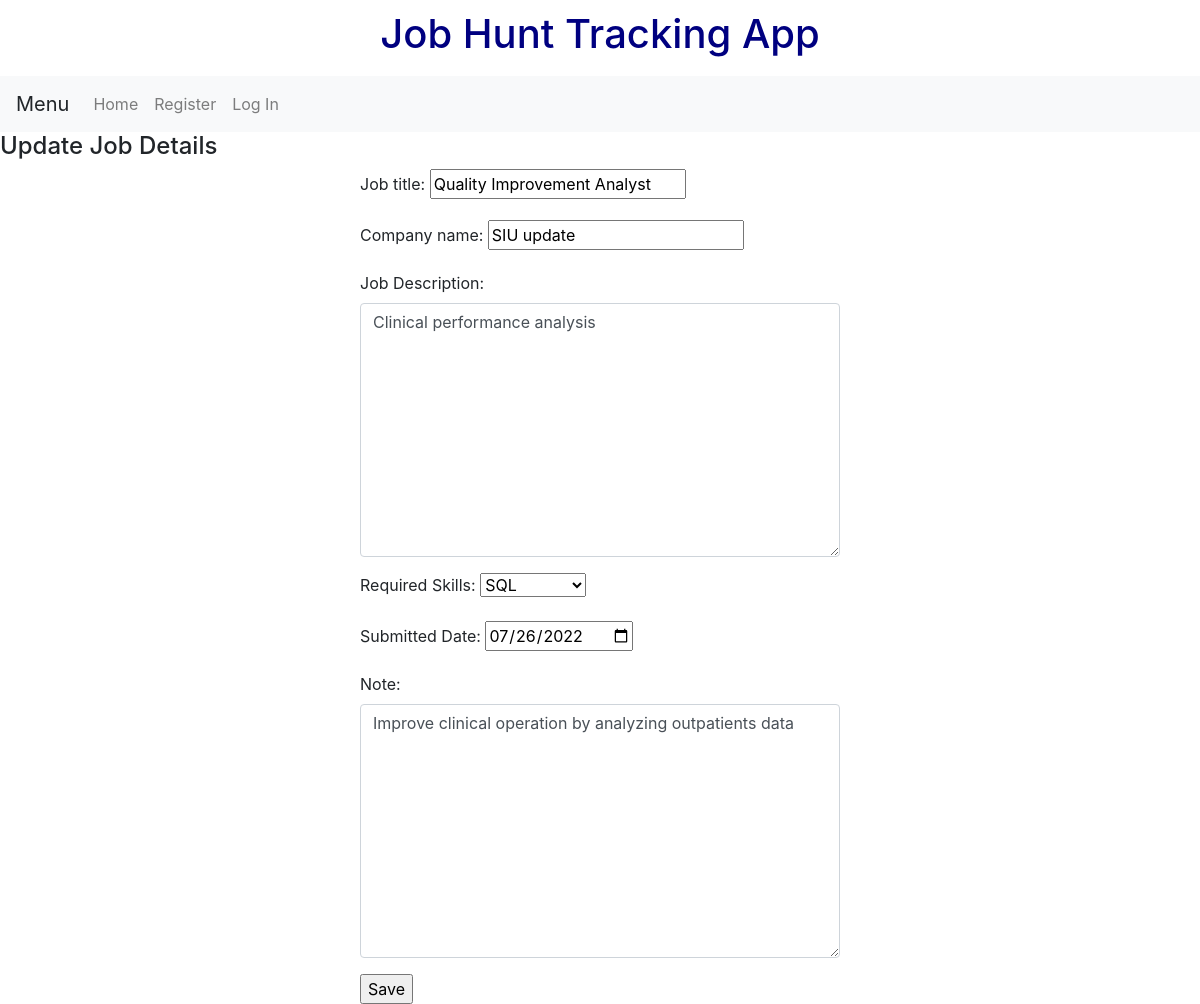
Screenshot of /TrackJob/jobupdate/36 with the database file from the repository.
### TrackJob/models.py (models this page shows)
class Job(models.Model):
    user = models.ForeignKey(
        settings.AUTH_USER_MODEL,
        on_delete=models.CASCADE,
    )
    Job_Title = models.CharField(max_length=120) # required to have maxlength
    Company_Name = models.CharField(max_length=120)
    SkillType = [('Python', 'Python'), ('Java', 'Java'), ('SQL', 'SQL'), ('HTML', 'HTML/CSS'),('Other','Other') ]  # enum
    Required_Skills = models.CharField(blank=True, choices=SkillType, max_length=10)
    Job_Description = models.TextField()
    Submitted_Date = models.DateField()
    Note = models.TextField(blank=False, null=True)

### TrackJob/views.py (the view)
# urls.py: path('jobupdate/<int:id>', job_update_view, name='job_update'),
def job_update_view (request,id):
    obj = Job.objects.get(id = id)
    form = JobForm(request.POST or None,instance=obj)
    if form.is_valid():
        form.save()
        return redirect('/TrackJob/showrecord')
    context = {
        "object":obj,
        "form":form
    }
    return render(request, 'job_update.html', context)

### TrackJob/forms.py (shortened to what this page needs)
class JobForm(forms.ModelForm):
    Job_Title = forms.CharField(max_length=120)  # required to have maxlength
    Company_Name = forms.CharField(max_length=120)
    Job_Description = forms.TextInput()
    Note = forms.TextInput()
    class Meta:
        model = Job
        exclude = ["user"]
        fields = [
            'Job_Title',
            'Company_Name',
            'Job_Description',
            'Required_Skills',
            'Submitted_Date',
            'Note',
        ]
        widgets = {
            'Submitted_Date': DateInput(),
            'Job_Title': forms.TextInput(attrs = {'class':'form-control'}),
            'Company_Name': forms.TextInput(attrs={'class': 'form-control'}),
            'Job_Description': forms.Textarea(attrs={'class': 'form-control'}),
            'Note': forms.Textarea(attrs={'class': 'form-control'}),
        }

### TrackJob/templates/job_update.html (shortened to what this page needs)
{% extends 'basepage.html' %}
{%  block content %}
<h4> Update Job Details </h1>
<body>
<div class = content>
<div class = "forminput">
<form method = 'POST'>  {%  csrf_token %}
    {{  form.as_p}}
    <input type ='submit' value = 'Save' />
</form>
</div>
</div>
</body>
{% endblock %}

### TrackJob/templates/job_update.html (style rules this page uses)
.content { padding-left: 30%; padding-right: 30%; }

### rows the page displays
Job: Job_Title "Quality Improvement Analyst", Company_Name "SIU update", Job_Description "Clinical performance analysis", Required_Skills "SQL", Submitted_Date "07/26/2022", Note "Improve clinical operation by analyzing outpatients data"
